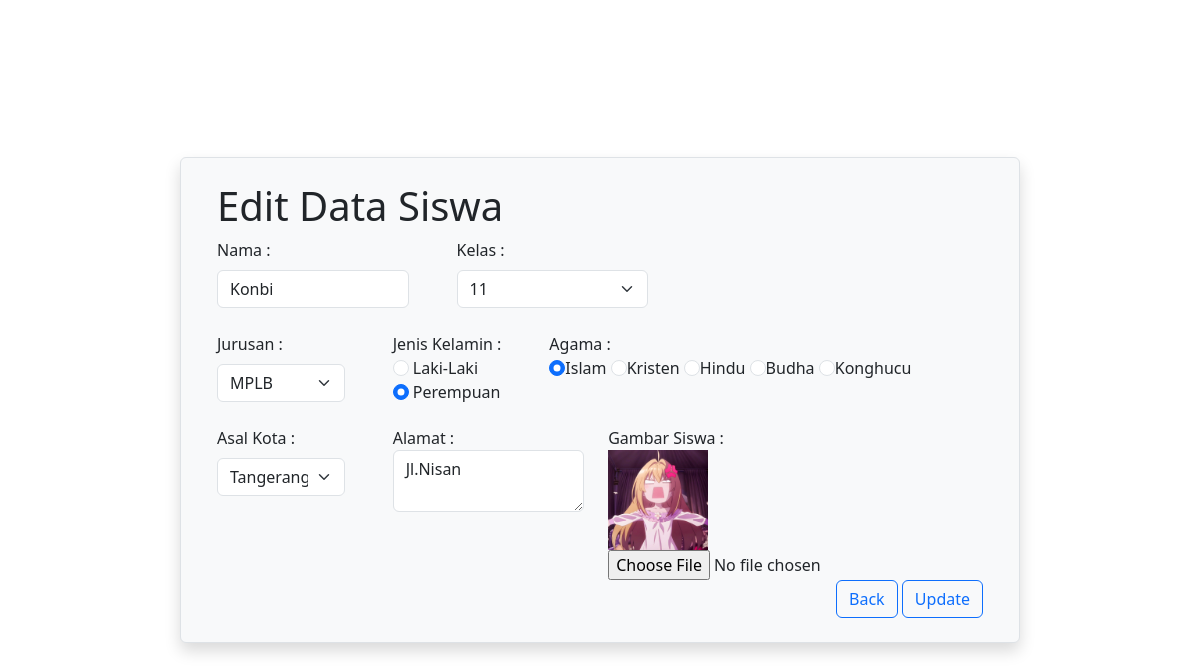
Screenshot of /belajarphp/asset/edituser.php?id=19 (signed in) with the database file from the repository.
### tables this page shows
CREATE TABLE IF NOT EXISTS `users` (
  `id` int(11) NOT NULL AUTO_INCREMENT,
  `nisn` int(11) DEFAULT NULL,
  `username` varchar(255) DEFAULT NULL,
  `kelas` varchar(50) DEFAULT NULL,
  `jurusan` varchar(100) DEFAULT NULL,
  `jeniskelamin` varchar(59) DEFAULT NULL,
  `asalkota` varchar(255) DEFAULT NULL,
  `alamat` varchar(255) DEFAULT NULL,
  `agama` varchar(255) DEFAULT NULL,
  `gambarsiswa` varchar(255) NOT NULL,
  `izin` varchar(255) DEFAULT 'view',
  PRIMARY KEY (`id`),
  UNIQUE KEY `nisn` (`nisn`)
);

### belajarphp/asset/edituser.php (the view, shortened to what this page needs)
<?php
include_once('koneksi.php');
if (isset($_GET['id'])){
    $id = $_GET['id'];
    $SIDquery = "SELECT * FROM users WHERE id='$id'";
    $SIDresult = mysqli_query($conn, $SIDquery);
    if (mysqli_num_rows($SIDresult) == 1){
        $data = mysqli_fetch_assoc($SIDresult);
        $username = $data['username'];
        $kelas = $data['kelas'];
        $jurusan = $data['jurusan'];
        $jeniskelamin = $data['jeniskelamin'];
        $alamat = $data['alamat'];
        $agama = $data['agama'];
        $gambarsiswa = $data['gambarsiswa'];
    }else{
        echo "<script>alert('Data Tidak Ada');
        location.href = '../login/dashboard.php';
        </script>";
    }
}
?>
<!DOCTYPE html>
<html lang="en">
<head>
    <link href="https://cdn.jsdelivr.net/npm/bootstrap@5.3.0/dist/css/bootstrap.min.css" rel="stylesheet">
</head>
<body>
    <div class="d-flex justify-content-center align-items-center vh-100">
        <form action="" method="POST" class="row p-4 border rounded shadow bg-light" style="width :70%;" enctype="multipart/form-data">
            <div class="addbox container-fluid">
                <h1>Edit Data Siswa</h1>
                <div class="d-flex">
                    <div class="col-md-3 ">
                        <label for="nama" class="form-label">Nama :</label>
                        <input type="text" name="nama" id="nama" class="form-control" autocomplete="off" value="<?php echo $username; ?>" required><br>
                    </div>
                    <div class="col-3 ms-5">
                    <label for="jurusan" class="form-label">Kelas :</label>
                        <select name="jurusan" id="jurusan" class="form-select" required>
                            <option value="11" <?php if ($kelas == "11") echo "selected"; ?>>11</option>
                        </select><br>
                    </div>
                </div>
                <div class="d-flex">
                    <div class="col-2">
                        <label for="jurusan" class="form-label">Jurusan :</label>
                        <select name="jurusan" id="jurusan" class="form-select" required>
                            <option value="MPLB" <?php if ($jurusan == "MPLB") echo "selected"; ?>>MPLB</option>
                        </select><br>
                    </div>
                    <div class="ms-5">
                        <label for="jeniskelamin">Jenis Kelamin :</label><br>
                        <input type="radio" name="jeniskelamin" id="cowo" value="laki-laki" class="form-check-input" <?php if ($jeniskelamin == "laki-laki") echo "checked"; ?> required>
                        <label for="" class="form-check-label">Laki-Laki</label><br>
                        <input type="radio" name="jeniskelamin" id="cewe" value="perempuan" class="form-check-input" <?php if ($jeniskelamin == "perempuan") echo "checked"; ?> required>
                        <label for="" class="form-check-label">Perempuan</label><br>
                    </div>
                    <div class="ms-5">
                        <th>
                            <tr>
                                <label for="agama">Agama :</label><br>
                                <input type="radio" name="agama" id="islam" value="islam" class="form-check-input" <?php if ($agama == "islam") echo "checked"; ?> required>Islam
                                <input type="radio" name="agama" id="kristen" value="kristen" class="form-check-input" <?php if ($agama == "kristen") echo "checked"; ?> required>Kristen
                            </tr>
                        </th>
                        <th>
                            <tr>
                                <input type="radio" name="agama" id="hindu" value="hindu" class="form-check-input" <?php if ($agama == "hindu") echo "checked"; ?> required>Hindu
                                <input type="radio" name="agama" id="budha" value="budha" class="form-check-input" <?php if ($agama == "budha") echo "checked"; ?> required>Budha
                                <input type="radio" name="agama" id="konghucu" value="konghucu" class="form-check-input" <?php if ($agama == "konghucu") echo "checked"; ?> required>Konghucu
                            </tr>
                        </th>
                    </div>
                </div>
                <div class="d-flex">
                    <div class="col-2">
                        <label for="asalkota" class="form-label" >Asal Kota :</label>
                        <select name="kota" class="form-select">
                            <?php
                            include_once('../asset/koneksi.php');
                            $Qkota = "SELECT DISTINCT asalkota FROM kota ORDER BY asalkota ASC";
                            $Rkota = mysqli_query($conn, $Qkota);
                            $user_id = $_GET['id'];
                            $queryUser = "SELECT asalkota FROM users WHERE id = '$user_id'";
                            $resultUser = mysqli_query($conn, $queryUser);
                            $userData = mysqli_fetch_assoc($resultUser);
                            $asalkota = $userData['asalkota'];
                            while ($row = mysqli_fetch_assoc($Rkota)) {
                                $selected = ($asalkota == $row['asalkota']) ? "selected" : "";
                                echo "<option value='{$row['asalkota']}' $selected>{$row['asalkota']}</option>";
                            }
                            ?>
                        </select>
                    </div>
                    <div class="form-floatinf col-6 ms-5 col-md-3">
                        <label for="alamat">Alamat :</label><br>
                        <textarea class="form-control" name="alamat" id="alamat" autocomplete="off" maxlength="50" title="max 50 Huruf" required placeholder="Maksimal 50 Huruf"><?php echo $alamat; ?></textarea>
                    </div>
                    <div class="col-2 ms-4">
                        <label for="gambarsiswa">Gambar Siswa :</label><br>
                        <?php if (!empty($gambarsiswa)) { ?>
                            <img src="<?php echo $gambarsiswa; ?>" alt="Gambar Siswa" width="100"><br>
                        <?php } ?>
                        <input type="file" class="input-text" name="gambarsiswa" id="gambarsiswa" class="form-control">
                    </div>
                </div>
                <div class="btnadd" style="text-align :right;">
                    <a class="btn btn-outline-primary" href="../login/dashboard.php">Back</a>
                    <input type="submit" name="btnupdate" id="btnupdate" value="Update" class="btn btn-outline-primary" required>
                </div>
            </div>
        </form>
    </div>
</body>
</html>

### rows the page displays
users: nama "Konbi", jurusan "11", jurusan "MPLB", jeniskelamin "☑", agama "☑", alamat "Jl.Nisan", gambarsiswa (picture)

### other values shown
form field kota "Tangerang"
